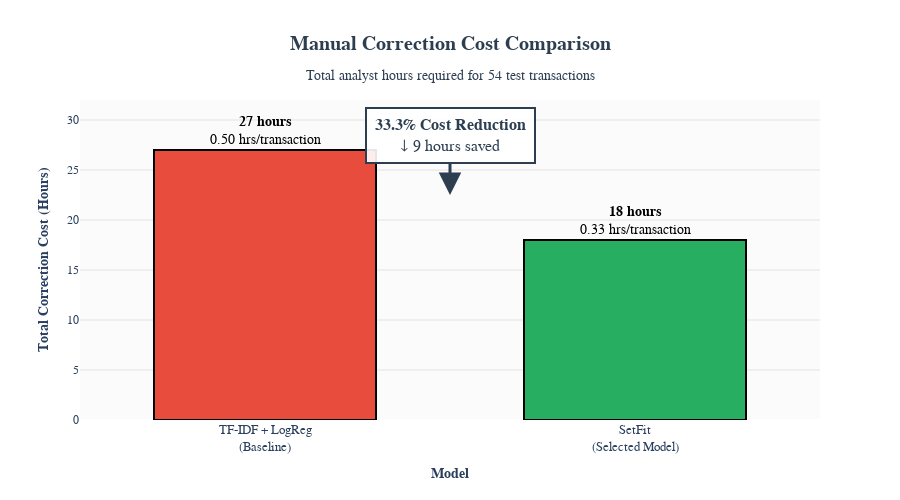

The notebook cell this image was saved under:
### Code cell
# ============================================================================
# COST REDUCTION VISUALIZATION - FOR EXECUTIVE SUMMARY
# ============================================================================

print("="*90)
print("GENERATING COST REDUCTION CHART FOR REPORT")
print("="*90)

import plotly.graph_objects as go
import numpy as np

# Cost data from Cell 9 model comparison
baseline_cost = 27  # Total hours for TF-IDF baseline
setfit_cost = 18    # Total hours for SetFit

baseline_cost_per_tx = 0.50  # Hours per transaction
setfit_cost_per_tx = 0.33    # Hours per transaction

cost_reduction_pct = ((baseline_cost - setfit_cost) / baseline_cost) * 100

# Create bar chart
fig = go.Figure()

# Add baseline bar
fig.add_trace(go.Bar(
    x=['TF-IDF + LogReg<br>(Baseline)'],
    y=[baseline_cost],
    text=[f'<b>{baseline_cost} hours</b><br>{baseline_cost_per_tx:.2f} hrs/transaction'],
    textposition='outside',
    textfont=dict(size=14, color='black', family='Arial Black'),
    marker=dict(
        color='#E74C3C',  # Red for baseline (higher cost)
        line=dict(color='black', width=2)
    ),
    name='Baseline',
    showlegend=False,
    hovertemplate='<b>TF-IDF Baseline</b><br>Total Cost: %{y} hours<br>Per Transaction: 0.50 hrs<extra></extra>'
))

# Add SetFit bar
fig.add_trace(go.Bar(
    x=['SetFit<br>(Selected Model)'],
    y=[setfit_cost],
    text=[f'<b>{setfit_cost} hours</b><br>{setfit_cost_per_tx:.2f} hrs/transaction'],
    textposition='outside',
    textfont=dict(size=14, color='black', family='Arial Black'),
    marker=dict(
        color='#27AE60',  # Green for SetFit (lower cost)
        line=dict(color='black', width=2)
    ),
    name='SetFit',
    showlegend=False,
    hovertemplate='<b>SetFit Model</b><br>Total Cost: %{y} hours<br>Per Transaction: 0.33 hrs<extra></extra>'
))

# Add reduction arrow annotation
fig.add_annotation(
    x=0.5,
    y=baseline_cost - 4.5,
    text=f'<b>{cost_reduction_pct:.1f}% Cost Reduction</b><br>↓ 9 hours saved',
    showarrow=True,
    arrowhead=2,
    arrowsize=1.5,
    arrowwidth=3,
    arrowcolor='#2C3E50',
    ax=0,
    ay=-60,
    font=dict(size=16, color='#2C3E50', family='Arial Black'),
    bgcolor='rgba(255,255,255,0.9)',
    bordercolor='#2C3E50',
    borderwidth=2,
    borderpad=8
)

# Update layout - FIXED SYNTAX
fig.update_layout(
    title={
        'text': '<b>Manual Correction Cost Comparison</b><br><sub>Total analyst hours required for 54 test transactions</sub>',
        'x': 0.5,
        'xanchor': 'center',
        'font': {'size': 20, 'color': '#2C3E50', 'family': 'Arial Black'}
    },
    xaxis=dict(
        title='<b>Model</b>',
        title_font=dict(size=14),  # FIXED: titlefont → title_font
        tickfont=dict(size=13)
    ),
    yaxis=dict(
        title='<b>Total Correction Cost (Hours)</b>',
        title_font=dict(size=14),  # FIXED: titlefont → title_font
        tickfont=dict(size=12),
        gridcolor='rgba(128,128,128,0.2)',
        range=[0, 32]
    ),
    height=500,
    plot_bgcolor='rgba(240,240,240,0.3)',
    paper_bgcolor='white',
    font=dict(family='Arial', size=12),
    bargap=0.4
)

# Show the chart
fig.show()

print(f"\n✅ CHART GENERATED")
print(f"\n📊 KEY METRICS:")
print(f"   • Baseline Cost: {baseline_cost} hours ({baseline_cost_per_tx:.2f} hrs/transaction)")
print(f"   • SetFit Cost: {setfit_cost} hours ({setfit_cost_per_tx:.2f} hrs/transaction)")
print(f"   • Absolute Reduction: {baseline_cost - setfit_cost} hours")
print(f"   • Percentage Reduction: {cost_reduction_pct:.1f}%")
print(f"\n💰 BUSINESS IMPACT:")
print(f"   • For 500 monthly transactions: {(baseline_cost_per_tx - setfit_cost_per_tx) * 500:.0f} hours saved/month")
print(f"   • At ₹500/hour analyst cost: ₹{(baseline_cost_per_tx - setfit_cost_per_tx) * 500 * 500:,.0f}/month")
print(f"   • Annual ROI: ₹{(baseline_cost_per_tx - setfit_cost_per_tx) * 500 * 500 * 12:,.0f}")

# Export as PNG for LaTeX report
try:
    fig.write_image("cost_reduction_chart.png", width=1000, height=500, scale=2)
    print(f"\n✅ EXPORTED: cost_reduction_chart.png (saved in current directory)")
    print(f"   Use this file in your LaTeX report!")
except Exception as e:
    print(f"\n⚠️ Could not export PNG: {e}")
    print(f"   Install kaleido: pip install -q kaleido")

print("="*90)

### Figure 1 — Plotly figure (JSON) as saved in the notebook; plotly's stock layout.template omitted (floating-point values rounded to 4 significant figures)
{"data": [{"hovertemplate": "<b>TF-IDF Baseline</b><br>Total Cost: %{y} hours<br>Per Transaction: 0.50 hrs<extra></extra>", "marker": {"color": "#E74C3C", "line": {"color": "black", "width": 2}}, "name": "Baseline", "showlegend": false, "text": ["<b>27 hours</b><br>0.50 hrs/transaction"], "textfont": {"color": "black", "family": "Arial Black", "size": 14}, "textposition": "outside", "type": "bar", "x": ["TF-IDF + LogReg<br>(Baseline)"], "y": [27]}, {"hovertemplate": "<b>SetFit Model</b><br>Total Cost: %{y} hours<br>Per Transaction: 0.33 hrs<extra></extra>", "marker": {"color": "#27AE60", "line": {"color": "black", "width": 2}}, "name": "SetFit", "showlegend": false, "text": ["<b>18 hours</b><br>0.33 hrs/transaction"], "textfont": {"color": "black", "family": "Arial Black", "size": 14}, "textposition": "outside", "type": "bar", "x": ["SetFit<br>(Selected Model)"], "y": [18]}], "layout": {"annotations": [{"arrowcolor": "#2C3E50", "arrowhead": 2, "arrowsize": 1.5, "arrowwidth": 3, "ax": 0, "ay": -60, "bgcolor": "rgba(255,255,255,0.9)", "bordercolor": "#2C3E50", "borderpad": 8, "borderwidth": 2, "font": {"color": "#2C3E50", "family": "Arial Black", "size": 16}, "showarrow": true, "text": "<b>33.3% Cost Reduction</b><br>↓ 9 hours saved", "x": 0.5, "y": 22.5}], "bargap": 0.4, "font": {"family": "Arial", "size": 12}, "height": 500, "paper_bgcolor": "white", "plot_bgcolor": "rgba(240,240,240,0.3)", "title": {"font": {"color": "#2C3E50", "family": "Arial Black", "size": 20}, "text": "<b>Manual Correction Cost Comparison</b><br><sub>Total analyst hours required for 54 test transactions</sub>", "x": 0.5, "xanchor": "center"}, "xaxis": {"tickfont": {"size": 13}, "title": {"font": {"size": 14}, "text": "<b>Model</b>"}}, "yaxis": {"gridcolor": "rgba(128,128,128,0.2)", "range": [0, 32], "tickfont": {"size": 12}, "title": {"font": {"size": 14}, "text": "<b>Total Correction Cost (Hours)</b>"}}}}
